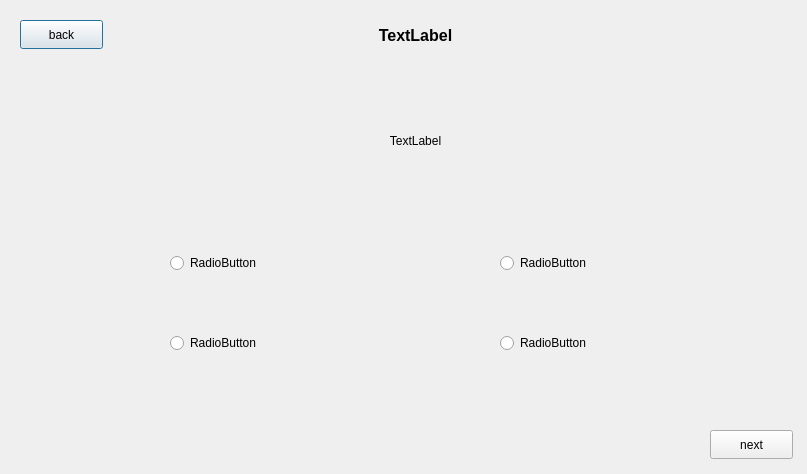
<?xml version="1.0" encoding="UTF-8"?>
<ui version="4.0">
 <class>exam</class>
 <widget class="QDialog" name="exam">
  <property name="geometry">
   <rect>
    <x>0</x>
    <y>0</y>
    <width>807</width>
    <height>474</height>
   </rect>
  </property>
  <property name="windowTitle">
   <string>Dialog</string>
  </property>
  <widget class="QLabel" name="label">
   <property name="geometry">
    <rect>
     <x>190</x>
     <y>50</y>
     <width>451</width>
     <height>181</height>
    </rect>
   </property>
   <property name="text">
    <string>TextLabel</string>
   </property>
   <property name="alignment">
    <set>Qt::AlignCenter</set>
   </property>
  </widget>
  <widget class="QRadioButton" name="G3">
   <property name="geometry">
    <rect>
     <x>170</x>
     <y>330</y>
     <width>112</width>
     <height>26</height>
    </rect>
   </property>
   <property name="text">
    <string>RadioButton</string>
   </property>
  </widget>
  <widget class="QRadioButton" name="G2">
   <property name="geometry">
    <rect>
     <x>500</x>
     <y>250</y>
     <width>112</width>
     <height>26</height>
    </rect>
   </property>
   <property name="text">
    <string>RadioButton</string>
   </property>
  </widget>
  <widget class="QRadioButton" name="G1">
   <property name="geometry">
    <rect>
     <x>170</x>
     <y>250</y>
     <width>112</width>
     <height>26</height>
    </rect>
   </property>
   <property name="text">
    <string>RadioButton</string>
   </property>
  </widget>
  <widget class="QRadioButton" name="G4">
   <property name="geometry">
    <rect>
     <x>500</x>
     <y>330</y>
     <width>112</width>
     <height>26</height>
    </rect>
   </property>
   <property name="text">
    <string>RadioButton</string>
   </property>
  </widget>
  <widget class="QPushButton" name="pushButton">
   <property name="geometry">
    <rect>
     <x>20</x>
     <y>20</y>
     <width>83</width>
     <height>29</height>
    </rect>
   </property>
   <property name="text">
    <string>back</string>
   </property>
  </widget>
  <widget class="QPushButton" name="pushButton_2">
   <property name="geometry">
    <rect>
     <x>710</x>
     <y>430</y>
     <width>83</width>
     <height>29</height>
    </rect>
   </property>
   <property name="text">
    <string>next</string>
   </property>
  </widget>
  <widget class="QLabel" name="label_2">
   <property name="geometry">
    <rect>
     <x>270</x>
     <y>10</y>
     <width>291</width>
     <height>51</height>
    </rect>
   </property>
   <property name="font">
    <font>
     <pointsize>12</pointsize>
     <bold>true</bold>
    </font>
   </property>
   <property name="text">
    <string>TextLabel</string>
   </property>
   <property name="alignment">
    <set>Qt::AlignCenter</set>
   </property>
  </widget>
 </widget>
 <resources/>
 <connections/>
</ui>
